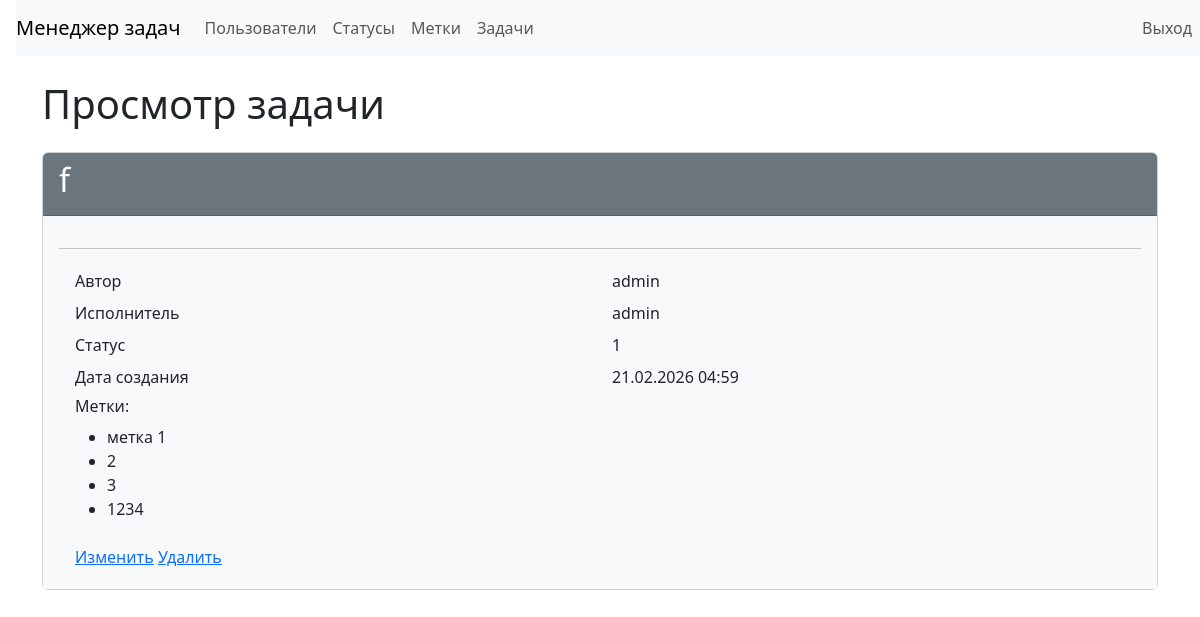
/tasks/2/ (signed in), run on an earlier commit of the app's database.
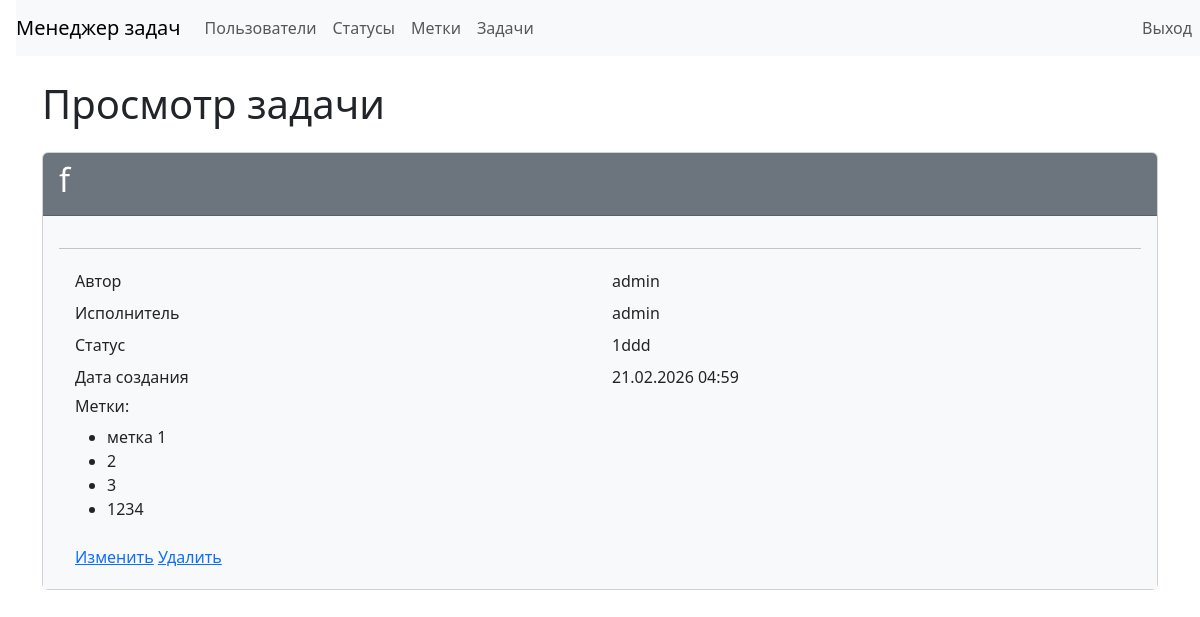
And on a later commit of the database.
### src/task_manager/models.py (models this page shows, shortened)
class Task(models.Model):
    name = models.CharField(max_length=255, verbose_name='Имя')
    description = models.TextField(blank=True, verbose_name='Описание')
    status = models.ForeignKey(
        Status,
        on_delete=models.PROTECT,
        verbose_name='Статус',
    )
    author = models.ForeignKey(
        settings.AUTH_USER_MODEL,
        on_delete=models.PROTECT,
        related_name='created_tasks',
        verbose_name='Автор',
    )
    executor = models.ForeignKey(
        settings.AUTH_USER_MODEL,
        on_delete=models.PROTECT,
        related_name='executed_tasks',
        null=True,
        blank=True,
        verbose_name='Исполнитель',
    )
    labels = models.ManyToManyField(
        Label,
        blank=True,
        related_name='tasks',
        verbose_name='Метки')
    created_at = models.DateTimeField(
        auto_now_add=True,
        verbose_name='Дата создания',
    )

class Status(models.Model):
    name = models.CharField(max_length=255, unique=True, verbose_name='Имя')
    created_at = models.DateTimeField(auto_now_add=True, verbose_name='Дата создания')
    def __str__(self) -> str:
        return self.name

### src/task_manager/views/tasks.py (the view)
# urls.py: path("tasks/<int:pk>/", TaskDetailView.as_view(), name="task_show"),
class TaskDetailView(LoginRequiredMixin, DetailView):
    model = Task
    template_name = "tasks/show.html"
    context_object_name = "task"

### src/templates/tasks/show.html (shortened to what this page needs)
{% extends "layouts/base.html" %}
{% block content %}
<h1 class="my-4">
    Просмотр задачи
</h1>
<div class="card">
    <div class="card-header bg-secondary text-white">
        <h2>{{ task.name }}</h2>
    </div>
    <div class="card-body bg-light">
        <hr>
        <div class="container">
            <div class="row p-1">
                <div class="col">Автор</div>
                <div class="col">{{ task.author }}</div>
            </div>
            <div class="row p-1">
                <div class="col">Исполнитель</div>
                <div class="col">{{ task.executor }}</div>
            </div>
            <div class="row p-1">
                <div class="col">Статус</div>
                <div class="col">{{ task.status }}</div>
            </div>
            <div class="row p-1">
                <div class="col">Дата создания</div>
                <div class="col">{{ task.created_at|date:"d.m.Y H:i" }}</div>
            </div>
            <div class="row p-1">
                <div class="col">
                    <h6>Метки:</h6>
                    <ul>
                        {% for label in task.labels.all %}
                        <li>{{ label.name }}</li>
                        {% endfor %}
                    </ul>
                </div>
            </div>
            <div class="row p-1">
                <div class="col">
                    <a href="{% url 'task_update' task.id %}">Изменить</a>
                    <a href="{% url 'task_delete' task.id %}">Удалить</a>
                </div>
            </div>
        </div>
    </div>
</div>
{% endblock %}

What changed in the data, as far as the page shows it:
changed through a linked row, Task "admin": status "1" → "1ddd"
